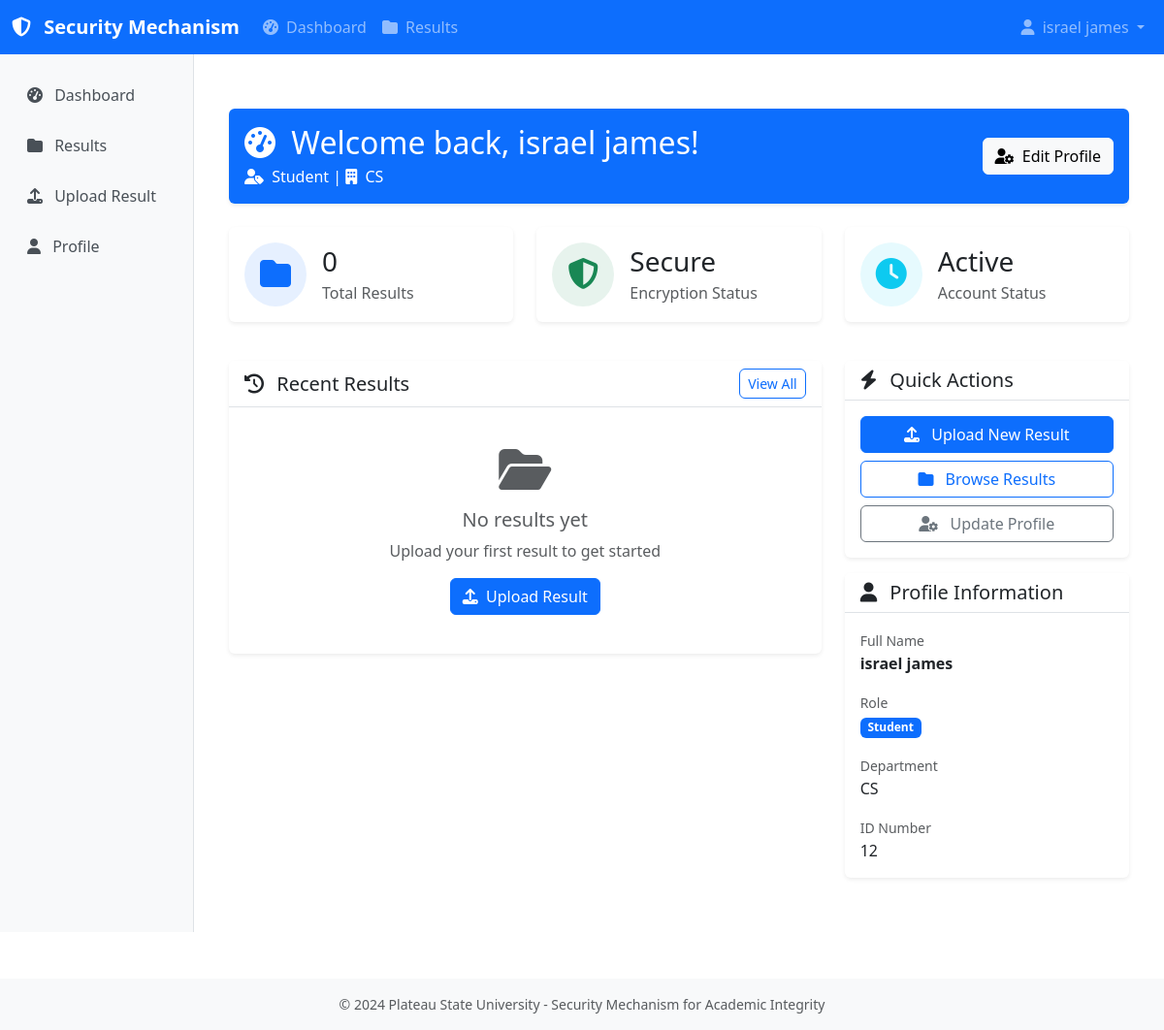
Before: /accounts/dashboard/ (signed in) with the older database file.
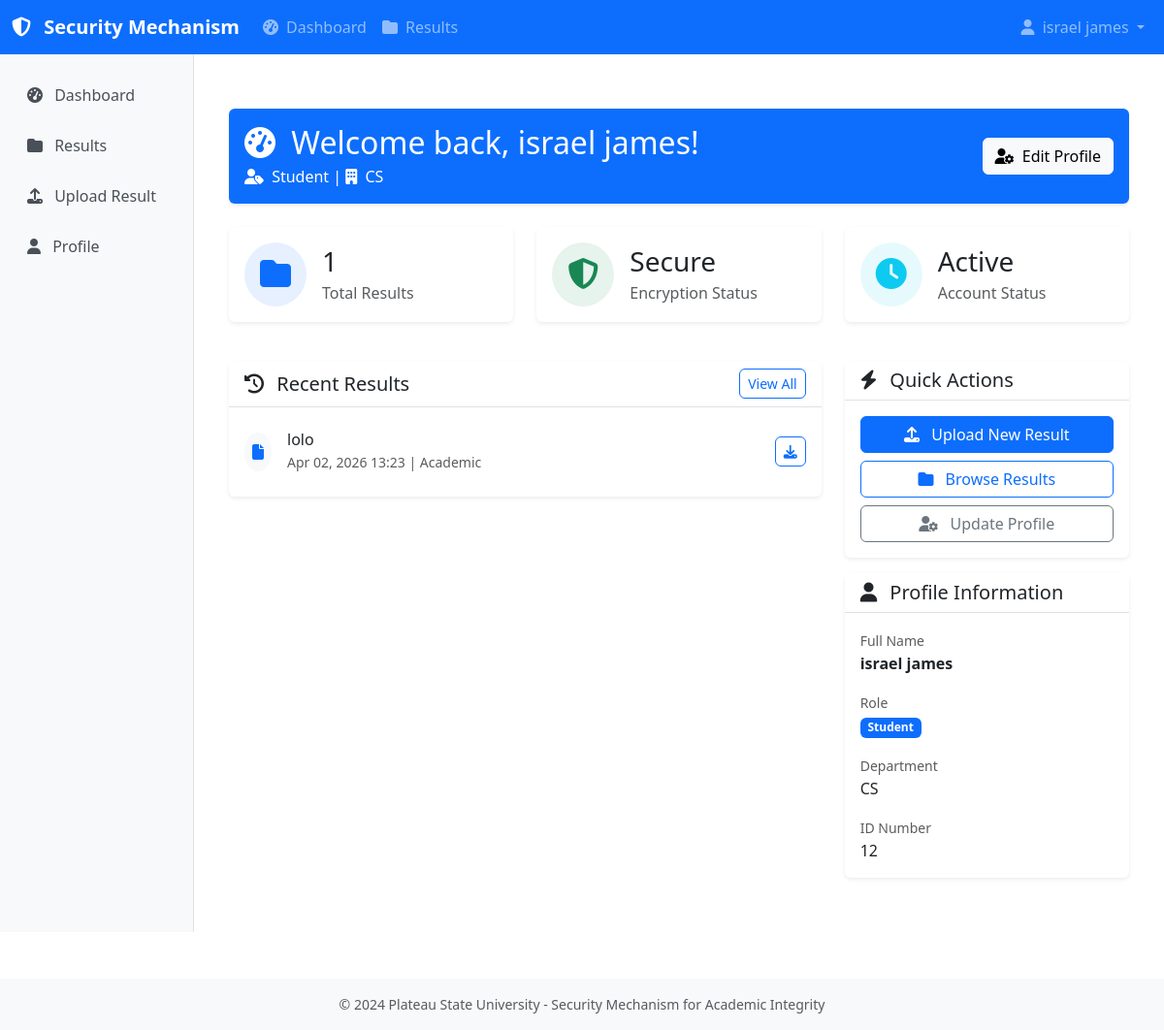
After: the same page with the newer database file.
### documents/models.py (models this page shows, shortened)
class Document(models.Model):
    CATEGORY_CHOICES = [
        ("academic", "Academic"),
        ("research", "Research"),
        ("personal", "Personal"),
        ("administrative", "Administrative"),
    ]
    title = models.CharField(max_length=255)
    description = models.TextField(blank=True)
    owner = models.ForeignKey(
        settings.AUTH_USER_MODEL,
        on_delete=models.CASCADE,
        related_name="documents",
    )
    category = models.CharField(
        max_length=50,
        choices=CATEGORY_CHOICES,
        default="academic",
    )
    encryption_key = models.ForeignKey(
        EncryptionKey,
        on_delete=models.PROTECT,
        null=True,
        blank=True,
        help_text="Encryption key used for this document"
    )
    is_deleted = models.BooleanField(default=False)
    deleted_at = models.DateTimeField(null=True, blank=True)
    created_at = models.DateTimeField(auto_now_add=True)
    updated_at = models.DateTimeField(auto_now=True)
    class Meta:
        ordering = ["-created_at"]
        indexes = [
            models.Index(fields=['owner', 'is_deleted']),
            models.Index(fields=['category', 'created_at']),
        ]

### accounts/views.py (the view)
# urls.py: path('dashboard/', views.dashboard_view, name='dashboard'),
@login_required
def dashboard_view(request):
    profile = request.user.profile
    context = {
        'profile': profile,
        'total_documents': request.user.documents.filter(is_deleted=False).count(),
        'recent_documents': request.user.documents.filter(is_deleted=False).order_by('-created_at')[:5],
    }
    return render(request, 'accounts/dashboard.html', context)

### accounts/models.py (called while the page is built)
    @property
    def full_name(self):
        return f"{self.user.first_name} {self.user.last_name}".strip() or self.user.username

### accounts/templates/accounts/dashboard.html (shortened to what the changed rows need)
{% extends 'base.html' %}
{% load static %}
{% block auth_content %}
<div class="container mt-4">
    <div class="row mb-4">
        <div class="col-12">
            <div class="card bg-primary text-white">
                <div class="card-body">
                    <div class="row align-items-center">
                        <div class="col-md-8">
                            <h2 class="mb-1">
                                <i class="fas fa-tachometer-alt me-2"></i>
                                Welcome back, {{ profile.full_name }}!
                            </h2>
                        </div>
                    </div>
                </div>
            </div>
        </div>
    </div>
    <div class="row mb-4">
        <div class="col-md-4 mb-3">
            <div class="card border-0 shadow-sm h-100">
                <div class="card-body">
                    <div class="d-flex align-items-center">
                        <div class="flex-grow-1 ms-3">
                            <h3 class="mb-1">{{ total_documents }}</h3>
                            <p class="text-muted mb-0">Total Results</p>
                        </div>
                    </div>
                </div>
            </div>
        </div>
    </div>
    <div class="row">
        <div class="col-lg-8 mb-4">
            <div class="card shadow-sm">
                <div class="card-body">
                    {% if recent_documents %}
                        <div class="list-group list-group-flush">
                            {% for document in recent_documents %}
                                <div class="list-group-item d-flex justify-content-between align-items-center px-0">
                                    <div class="d-flex align-items-center">
                                        <div class="bg-light rounded-circle p-2 me-3">
                                            <i class="fas fa-file text-primary"></i>
                                        </div>
                                        <div>
                                            <h6 class="mb-0">{{ document.title }}</h6>
                                            <small class="text-muted">
                                                {{ document.created_at|date:"M d, Y H:i" }} |
                                                {{ document.get_category_display }}
                                            </small>
                                        </div>
                                    </div>
                                    <div>
                                        <a href="{% url 'download_document' document.pk %}" class="btn btn-sm btn-outline-primary">
                                            <i class="fas fa-download"></i>
                                        </a>
                                    </div>
                                </div>
                            {% endfor %}
                        </div>
                    {% else %}
                        <div class="text-center py-4">
                            <i class="fas fa-folder-open fa-3x text-muted mb-3"></i>
                            <h5 class="text-muted">No results yet</h5>
                            <p class="text-muted">Upload your first result to get started</p>
                            <a href="{% url 'upload_document' %}" class="btn btn-primary">
                                <i class="fas fa-upload me-1"></i>
                                Upload Result
                            </a>
                        </div>
                    {% endif %}
                </div>
            </div>
        </div>
    </div>
</div>
{% endblock %}

Changed rows visible on the page:
added Document: title "lolo", created_at "Apr 02, 2026 13:23", category "Academic"
Other visible differences:
{{ total_documents }}: "0" → "1"
text no longer shown: "No results yet Upload your first result to get started Upload Result"
